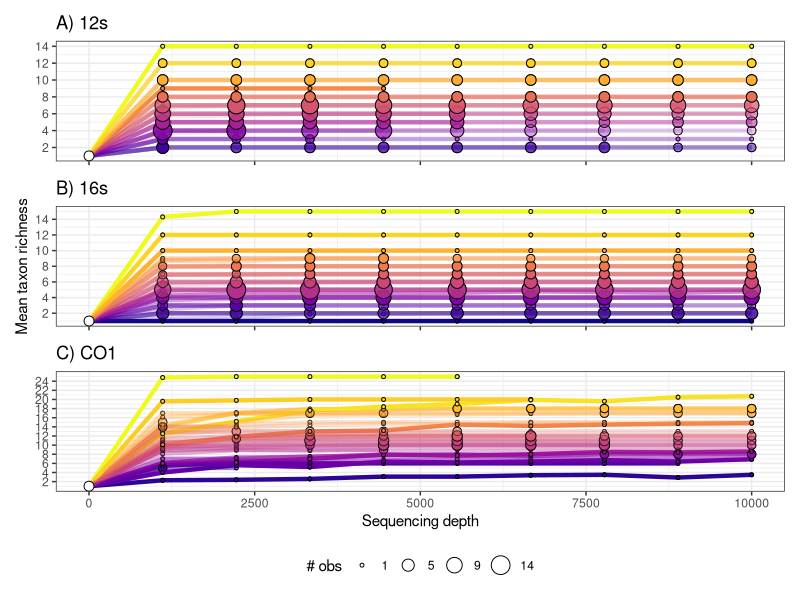

Recreate this plot in R.
#load libraries
library(dplyr)
library(ggplot2)
library(tidyr)
library(viridis)
library(patchwork)

#load data and format it for plotting
taxdat_12s <- read.csv("data/12S_final5_taxa_table_richness-rarefaction-10000.csv")%>%
          gather(key = "var",value = "count",depth.1_iter.1:depth.10000_iter.10)%>%
          separate(var,into=c("var1","var2"),sep="_")%>%
          mutate(depth=as.numeric(gsub("depth.","",var1)),
                 iteration=gsub("iter.","",var2),
                 marker="12s")%>%
          select(sample.id,depth,iteration,count,marker)

taxdat_16s <- read.csv("data/16S_final5_taxa_table_richness_rarefaction-10000.csv")%>%
              gather(key = "var",value = "count",depth.1_iter.1:depth.10000_iter.10)%>%
              separate(var,into=c("var1","var2"),sep="_")%>%
              mutate(depth=as.numeric(gsub("depth.","",var1)),
                     iteration=gsub("iter.","",var2),
                     marker="16s")%>%
              select(sample.id,depth,iteration,count,marker)

taxdat_CO1 <- read.csv("data/CO1_final2_taxa_table_richness-rarefaction-10000.csv")%>%
              gather(key = "var",value = "count",depth.1_iter.1:depth.10000_iter.10)%>%
              separate(var,into=c("var1","var2"),sep="_")%>%
              mutate(depth=as.numeric(gsub("depth.","",var1)),
                     iteration=gsub("iter.","",var2),
                     marker="CO1")%>%
              select(sample.id,depth,iteration,count,marker)



taxdat <- rbind(taxdat_12s,taxdat_16s,taxdat_CO1)

taxdat_processed <- taxdat%>%
                    group_by(marker,sample.id,depth)%>%
                    summarise(mn=mean(count,na.rm=T),
                              sd=sd(count,na.rm=T),
                              se=sd/sqrt(10))%>%
                    ungroup()%>%
                    data.frame()

groups <- taxdat_processed%>%
          group_by(marker,sample.id)%>%
          summarise(max=max(mn,na.rm=T))%>%
          ungroup()%>%
          data.frame()%>%
          arrange(marker,max)

taxdat_processed2 <- taxdat_processed%>%
                     left_join(.,groups)

group_num <- taxdat_processed2%>%
             group_by(marker,max)%>%
             summarise(sample_n = length(unique(sample.id)))%>%
             ungroup()%>%
             data.frame()

group_depth <- taxdat_processed2%>%
               filter(!is.na(mn))%>%
               group_by(marker,max)%>%
               summarise(max_depth = max(depth,na.rm=T))%>%
               ungroup()%>%
               data.frame()
                     
taxdat_processed3 <- taxdat_processed2%>%
                     left_join(.,group_num)%>%
                     mutate(alpha = 1/sample_n) #this will get the alpha right

count_df <- taxdat_processed3%>%
            group_by(marker,max,depth,mn)%>%
            summarise(count=length(unique(sample.id)))%>%
            ungroup()%>%
            left_join(.,group_num)%>%
            mutate(alpha = 1/sample_n*count)%>%
            data.frame()

#now construct the plotting elements for each marker, with slight adjustments to the plots for assembly using patchwork

#12s primer
  plot_12s <- ggplot()+
    geom_point(data=count_df%>%filter(depth>1,marker=="12s"),
               aes(x=depth,y=mn,size=count),pch=21,col="black",show.legend=FALSE)+
    geom_line(data=taxdat_processed3%>%filter(!is.na(mn),marker=="12s"),
              aes(x=depth,y=mn,group=sample.id,col=factor(max),alpha=alpha),lwd=1.5,show.legend=FALSE)+
    geom_point(data=count_df%>%filter(depth>1,marker=="12s"),
               aes(x=depth,y=mn,fill=factor(max),alpha=alpha,size=count),pch=21,col="black",show.legend=FALSE)+
    geom_point(aes(x=0,y=1),col="black",fill="white",pch=21,size=3)+
    labs(x="Sequencing depth",y="",size="# obs",title="A) 12s")+
    theme_bw()+
    scale_y_continuous(breaks=seq(2,15,2))+
    scale_color_viridis(discrete=T,option="C")+
    scale_size_continuous(breaks=c(1,5,9,14))+
    scale_fill_viridis(discrete=T,option="C")+
    theme(legend.position = "none",
          axis.text.x = element_blank(),
          axis.title.x = element_blank(),
          axis.title.y = element_blank())
#16s primer
  plot_16s <- ggplot()+
    geom_point(data=count_df%>%filter(depth>1,marker=="16s"),
               aes(x=depth,y=mn,size=count),pch=21,col="black")+
    geom_line(data=taxdat_processed3%>%filter(!is.na(mn),marker=="16s"),
              aes(x=depth,y=mn,group=sample.id,col=factor(max),alpha=alpha),lwd=1.5,show.legend=FALSE)+
    geom_point(data=count_df%>%filter(depth>1,marker=="16s"),
               aes(x=depth,y=mn,fill=factor(max),alpha=alpha,size=count),pch=21,col="black",show.legend=FALSE)+
    geom_point(aes(x=0,y=1),col="black",fill="white",pch=21,size=3)+
    labs(x="Sequencing depth",y="Mean taxon richness",size="# obs",title="B) 16s")+
    theme_bw()+
    scale_y_continuous(breaks=seq(2,15,2))+
    scale_color_viridis(discrete=T,option="C")+
    scale_size_continuous(breaks=c(1,5,9,14))+
    scale_fill_viridis(discrete=T,option="C")+
    theme(legend.position = "bottom",
          axis.text.x = element_blank(),
          axis.title.x = element_blank())

#CO1 primer
  plot_co1 <- ggplot()+
    geom_point(data=count_df%>%filter(depth>1,marker=="CO1"),
               aes(x=depth,y=mn,size=count),pch=21,col="black",show.legend=FALSE)+
    geom_line(data=taxdat_processed3%>%filter(!is.na(mn),marker=="CO1"),
              aes(x=depth,y=mn,group=sample.id,col=factor(max),alpha=alpha),lwd=1.5,show.legend=FALSE)+
    geom_point(data=count_df%>%filter(depth>1,marker=="CO1"),
               aes(x=depth,y=mn,fill=factor(max),alpha=alpha,size=count),pch=21,col="black",show.legend=FALSE)+
    geom_point(aes(x=0,y=1),col="black",fill="white",pch=21,size=3)+
    labs(x="Sequencing depth",y="",size="# obs",title="C) CO1")+
    theme_bw()+
    scale_y_continuous(breaks=seq(2,25,2))+
    scale_color_viridis(discrete=T,option="C")+
    scale_size_continuous(breaks=c(1,5,9,14),)+
    scale_fill_viridis(discrete=T,option="C")+
    theme(legend.position = "none",
          axis.title.y = element_blank()) 

#combined into one plot 
  combo_plot = (plot_12s+plot_16s+plot_co1) + plot_layout(nrow=3,guides="collect")  & theme(legend.position = 'bottom')

#save plot
  ggsave("output/featurs_depth_plot.png",combo_plot,width=6,height=12,units="in",dpi=300)
